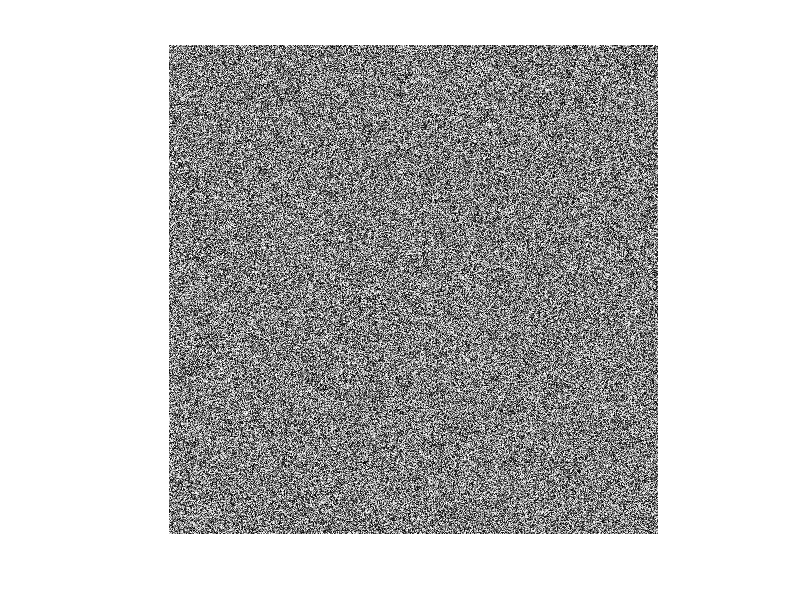

The MATLAB script that drew this image:
function outp=imgcreat
a=rand(1024,1024);
img=im2uint8(a);
imwrite(img,'newimage.tif','tif');
outp=imread('newimage.tif');
imshow(outp);
end